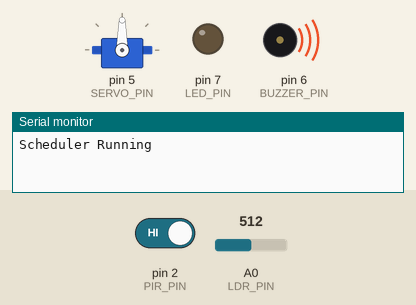
This sketch was run on a simulated Arduino Uno, built with avr-gcc and run on an emulated ATmega328P. On the bench: servo, output pins drawn as LEDs (lit = HIGH), buzzer (waves = sounding, pin HIGH), the last lines printed to the serial monitor. Inputs (shaded band) come from the test bench; at power-on: A0 (LDR_PIN) = 512, pin 2 (PIR_PIN) HIGH.

Above: at 1.2 s.
1.3 s: A0 (LDR_PIN) set to 490
At 2.6 s:
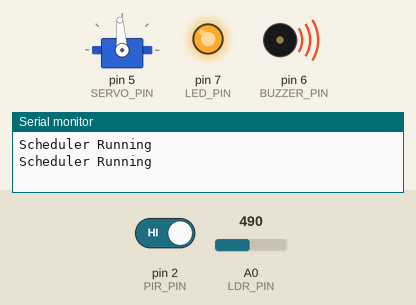
3.0 s: pin 2 (PIR_PIN) driven LOW
At 3.8 s:
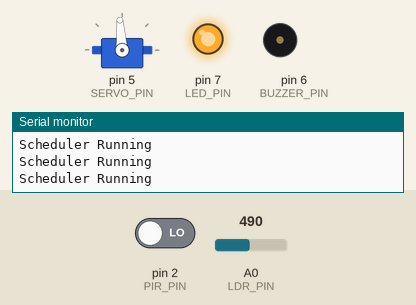
4.5 s: A0 (LDR_PIN) set to 306
At 4.9 s:
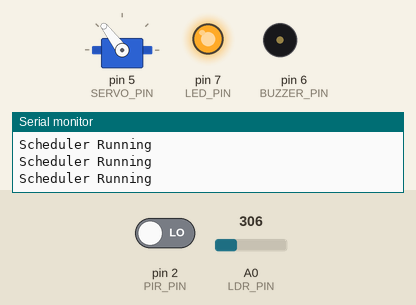
6.0 s: pin 2 (PIR_PIN) driven HIGH
At 7.2 s:
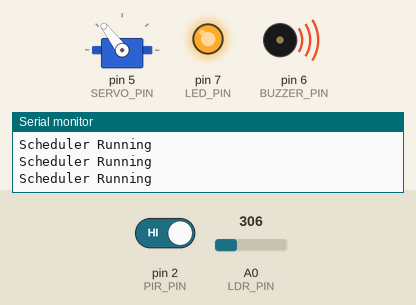
7.5 s: A0 (LDR_PIN) set to 122
At 8.4 s:
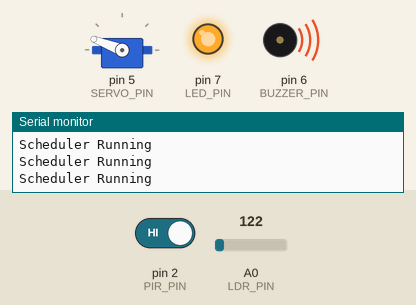
9.0 s: pin 2 (PIR_PIN) driven LOW
At 9.6 s:
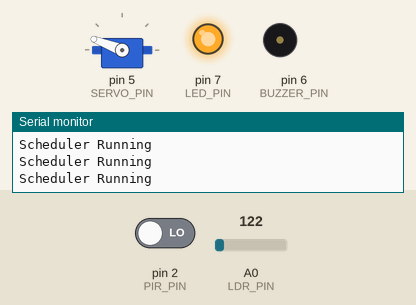
Timing chart, 0 to 11.5 s (numbered marks = the images above; inputs shaded):
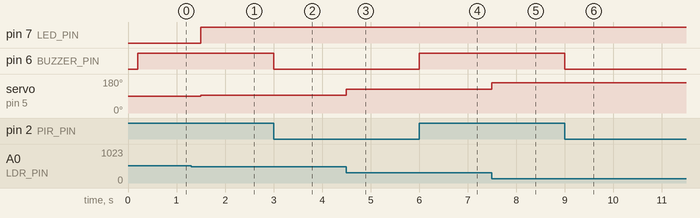

Measured:
- after the input at 1.3 s, pin 7 (LED_PIN): LOW → HIGH after 0.20 s; servo on pin 5 (SERVO_PIN): 90° → 94° after 0.20 s
- after the input at 3.0 s, pin 6 (BUZZER_PIN): HIGH → LOW at once
- after the input at 4.5 s, servo on pin 5 (SERVO_PIN): 94° → 127° at once
- after the input at 6.0 s, pin 6 (BUZZER_PIN): LOW → HIGH at once
- after the input at 7.5 s, servo on pin 5 (SERVO_PIN): 127° → 159° at once
- after the input at 9.0 s, pin 6 (BUZZER_PIN): HIGH → LOW at once

The sketch:

code.ino
```cpp
#include <Servo.h>
#define LED_PIN 7
#define SERVO_PIN 5
#define PIR_PIN 2
#define BUZZER_PIN 6
#define LDR_PIN A0
Servo fan;
unsigned long prevLED = 0;
unsigned long prevFan = 0;
unsigned long prevSecurity = 0;
unsigned long prevDebug = 0;
int ledInterval = 500;
int fanInterval = 300;
int securityInterval = 200;
int debugInterval = 1000;
bool ledState = false;

void setup() {
  Serial.begin(9600);
  pinMode(LED_PIN, OUTPUT);
  pinMode(PIR_PIN, INPUT);
  pinMode(BUZZER_PIN, OUTPUT);
  fan.attach(SERVO_PIN);
}

void loop() {

  unsigned long currentTime = millis();
  taskLighting(currentTime);
  taskFan(currentTime);
  taskSecurity(currentTime);
  taskDebug(currentTime);
}

void taskLighting(unsigned long now) {
  if (now - prevLED >= ledInterval) {
    prevLED = now;
    int light = analogRead(LDR_PIN);
    ledState = (light < 500);
    digitalWrite(LED_PIN, ledState);
  }
}
void taskFan(unsigned long now) {
  if (now - prevFan >= fanInterval) {
    prevFan = now;
    int light = analogRead(LDR_PIN);
    int angle = map(light, 0, 1023, 180, 0);
    fan.write(angle);
  }
}
void taskSecurity(unsigned long now) {
  if (now - prevSecurity >= securityInterval) {
    prevSecurity = now;
    int motion = digitalRead(PIR_PIN);
    digitalWrite(BUZZER_PIN, motion);
  }
}

void taskDebug(unsigned long now) {
  if (now - prevDebug >= debugInterval) {
    prevDebug = now;
    Serial.println("Scheduler Running");
  }
}
```
